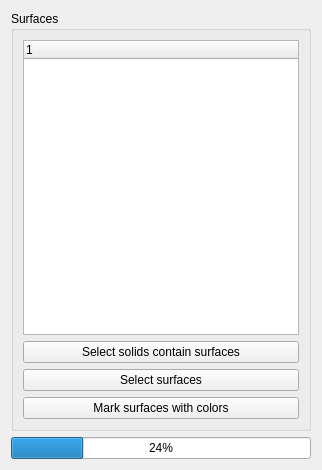
<?xml version="1.0" encoding="UTF-8"?>
<ui version="4.0">
 <class>TaskPanel</class>
 <widget class="QWidget" name="TaskPanel">
  <property name="geometry">
   <rect>
    <x>0</x>
    <y>0</y>
    <width>318</width>
    <height>470</height>
   </rect>
  </property>
  <property name="minimumSize">
   <size>
    <width>0</width>
    <height>450</height>
   </size>
  </property>
  <property name="windowTitle">
   <string>Check Surfaces</string>
  </property>
  <layout class="QGridLayout" name="gridLayout_2">
   <item row="0" column="0">
    <widget class="QGroupBox" name="groupBox_2">
     <property name="minimumSize">
      <size>
       <width>300</width>
       <height>0</height>
      </size>
     </property>
     <property name="title">
      <string>Surfaces</string>
     </property>
     <layout class="QGridLayout" name="gridLayout">
      <item row="2" column="0">
       <layout class="QVBoxLayout" name="verticalLayout">
        <item>
         <widget class="QTreeWidget" name="tree">
          <property name="minimumSize">
           <size>
            <width>0</width>
            <height>0</height>
           </size>
          </property>
          <column>
           <property name="text">
            <string notr="true">1</string>
           </property>
          </column>
         </widget>
        </item>
        <item>
         <widget class="QPushButton" name="BtnSelectSolid">
          <property name="text">
           <string>Select solids contain surfaces</string>
          </property>
         </widget>
        </item>
        <item>
         <widget class="QPushButton" name="BtnSelectSurf">
          <property name="text">
           <string>Select surfaces</string>
          </property>
         </widget>
        </item>
        <item>
         <widget class="QPushButton" name="btnColor">
          <property name="text">
           <string>Mark surfaces with colors</string>
          </property>
         </widget>
        </item>
       </layout>
      </item>
     </layout>
    </widget>
   </item>
   <item row="1" column="0" rowspan="2">
    <widget class="QProgressBar" name="progressBar">
     <property name="value">
      <number>24</number>
     </property>
    </widget>
   </item>
  </layout>
 </widget>
 <resources/>
 <connections/>
</ui>
